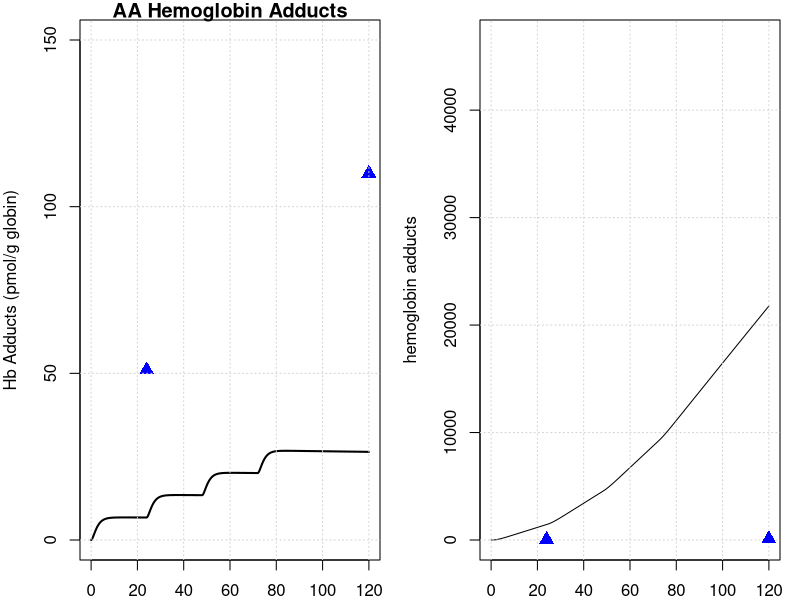
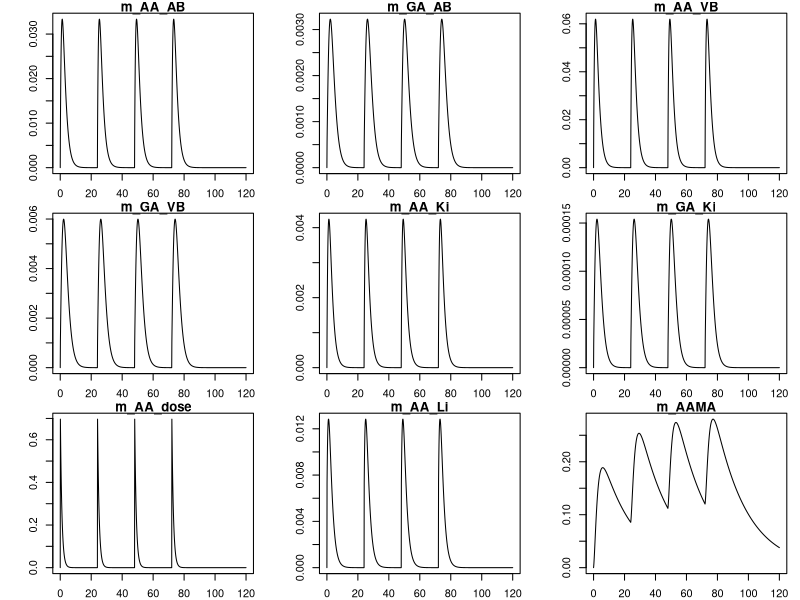
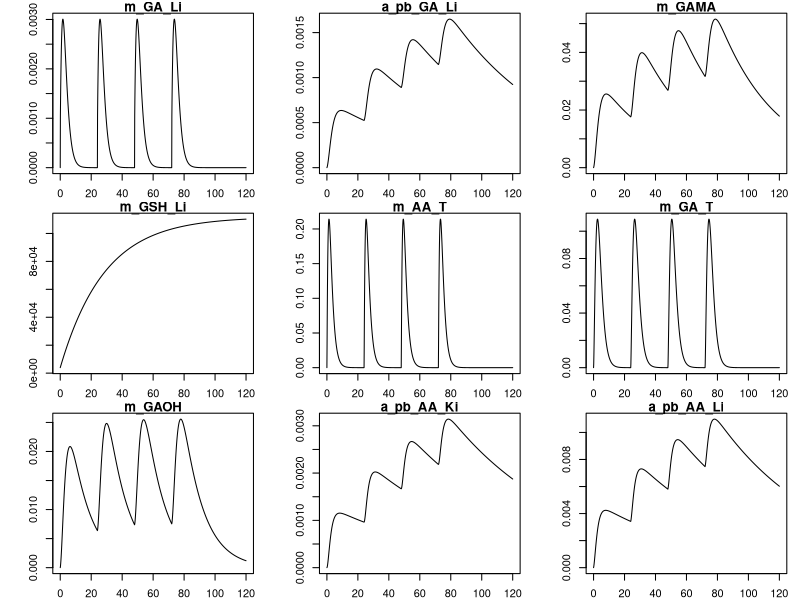
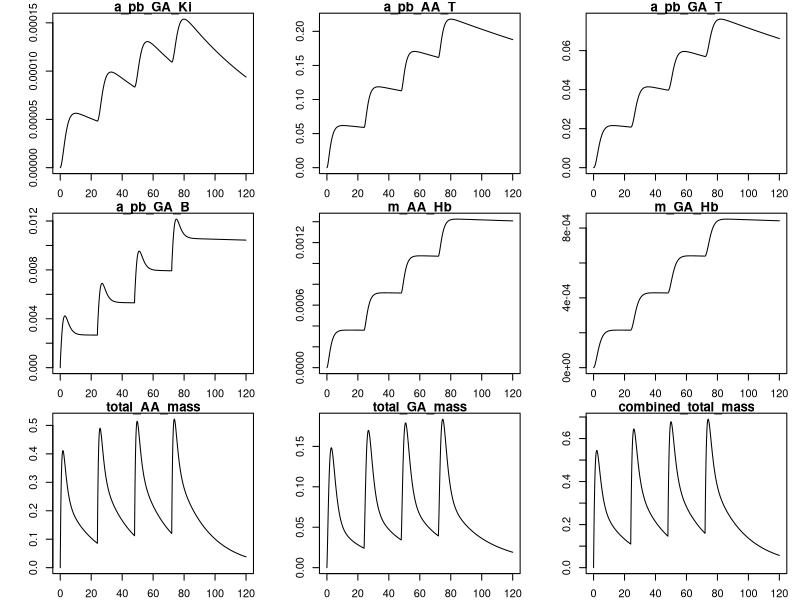
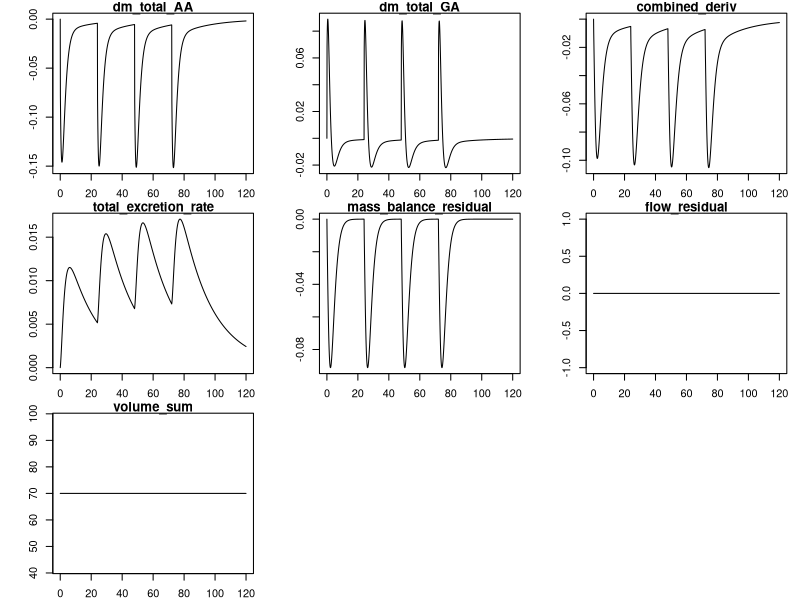
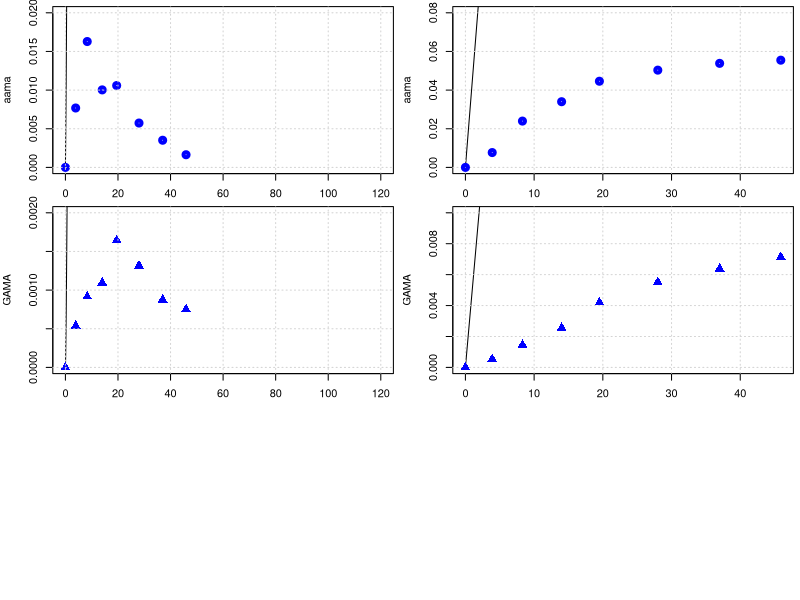

Here is the R script that generated these plots, in order:
library(deSolve)
library(minpack.lm)
graphics.off()

# body weight in kg
BW = 70 
# fractions of BW
##https://journals.sagepub.com/doi/pdf/10.1177/ANIB_32_3-4
F_B = 0.079 
F_B_AB = 0.35 #fraction: arterial blood of blood volume

F_B_VB = 0.65 #fraction: venous blood of blood volume
F_Li = 0.026
F_Ki = 0.0044
F_T = 1-(F_B+F_Li+F_Ki)
# organ volumes in L
V_AB <- BW*F_B*F_B_AB 
V_VB <- BW*F_B*F_B_VB 

V_T <- BW*F_T
V_Ki <- BW*F_Ki
V_Li <- BW*F_Li
# cardiac output in L/(kg*h)
##https://journals.sagepub.com/doi/pdf/10.1177/ANIB_32_3-4
QCC = 16        #12.5 # maybe 14 or 6.5 check?
Q_C = QCC*BW^0.75
#FQ_P = 2.5/100 Trine: We don't have a lung compartment in this model
FQ_Li = 0.255
FQ_Ki = 0.19 #total - there is also an aterial flow rate 
FQ_T = 1 -( FQ_Li + FQ_Ki) # +FQ_P) Trine: We don't have a lung compartment in this model
Q_Li <- Q_C*FQ_Li
Q_Ki <- Q_C*FQ_Ki
Q_T <- Q_C*FQ_T

MW_aa = 71   # mg/mmol
MW_ga = 87   # mg/mmol
MW_GSH = 307.32 # mg/mmol
k_0_GSH = 7   # from Sweeney paper.
MW_GSH = 307.32     # mg/mmol

# partition coefficient 
pAA_TB = .2        # Tissue::blood partition AA, Sweeney et al (2010) paper
pAA_KiB = 0.8      # Kidney::blood partition AA, Sweeney et al (2010) paper
pAA_LiB = 0.4      # liver::blood partition AA, Sweeney et al (2010) paper
# Maybe we said it earlier and these parameters are not sensitive to the model, but from which paper did you get the values of these partition coefs., 
# in the paper of Sweeney and of Li are different pAA_LiB = 0.4 and pAA_KiB = 0.8.

# reaction rate constants 
k_AAuptake = 1 #1/h

k_onAA_T = 0.028  #1/h     # we took it from Sweenney
k_onAA_B = 0.036  #1/h
k_onAA_Li = 0.71 #1/h
k_onAA_Ki = 0.13 #1/h

# from 0.23 to 0.35
k_cl_GSH = 0.035   # 1/h   #  Reed et al. 2008 'A mathematical model of glutathione metabolism'
# doi:10.1186/1742-4682-5-8

# k_onAA_GSH = 0.55 # L/(mmol h)
# check, we do not use it any more.
k_exc_AAMA = 0.049  ## ##MK Furh et al. report on Elimination half-life of AAMA as ~17.4 h, then k_exc_AAMA=0.0398 h-1#
# 'Toxicokinetics of acrylamide in humans after ingestion of a defined dose in a test meal to improve risk assessment for acrylamide carcinogenicity'
# DOI: 10.1158/1055-9965.EPI-05-0647
# 0.049 #1/h or 0.13 # this will change the shape

# Maximum velocity for enzymatic reaction 
V_max_p450 = 9 /MW_aa*BW^0.7  # mg/h  from Sweenney paper, checked!
# maximum rate of GA and AA conjugation with GSH (mg/(h BW^0.7))
Vmax_AA_GSH <- 24*BW^0.7 # from the Sweeny  fitted   mg/h

# +++++++++++++++++++++++++++++++++++++++++++++++++++++++++++++++++
# PARAMETERS FOR GA
# +++++++++++++++++++++++++++++++++++++++++++++++++++++++++++++++++
# partition coefficient
pGA_TB = 1.35 # Have been calculated from the Doerge et al 2005 paper on TK in mice
pGA_LiB = 0.63 # Have been calculated from the Doerge et al 2005 paper on TK in mice
pGA_KiB = .3

#k_onGA_GSH = 0.8 #L/(mmol h)
k_onGA_T = 0.69        #1/h
k_onGA_B = 0.108       #1/h
k_onGA_Ki = k_onAA_T/2 #1/h
k_onGA_Li = 0.115      #1/h

k_exc_GAMA = 0.027   ##MK Furh et al. report on Elimination half-life of GAMA: ~25.1 hours, then k_exc_GAMA = 0.0276 h-1##  
# 0.077 #1/h  # or 0.027 # from sweeney # 
k_exc_GAOH = 0.077     # 1/h  # from sweeney
# (removed as no longer used) k_exc_GA <- .4         # 1/h Q_Ki*0.025

# Maximum velocity for enzymatic reaction 
V_max_EH = 20 *BW^0.7  
KM_p450 = 10.0
KM_EH = 100.0
# maximum rate of GA and AA conjugation with GSH (mg/(h BW^0.7))
Vmax_GA_GSH <- 20*BW^0.7 # from the Sweeny ( Vmax_GC2 )  fitted   mg/h

KMG1 = 50  #!Km with respect to AA for GSH conjugation mg/L (from Sweeny code) 
# Trine: This should be mg. Delete the term MW_aa
# Sweeney has this parameter for rats ans 100 mg/L why did you use this number and why divived by MW??

KMGG = .1/MW_GSH        # !KM with respect to GSH for AA or GA conjugation with GSH mmol/L. Trine: should be mg/L
####and that this is 307 mg/L #This comment is wrong ignore
KMG2 = 100  #!Km with respect to GA for GSH conjugation mM. Trine: This should be mg. Delete the term MW_aa
# The same comment as for KMG1

# from the code, not from paper
KPT_Li = 0.015    # !'protein turnover rate in liver'# this is confimred in the exp. values of Sweeney
KPT_Ki = 0.013    # !'protein turnover rate in kidney'# 1/h this is 0.012 in Sweeney, I guess its not much of difference
#KPTR   = 1        # !'protein turnover rate in rpt'# this is 0.012 in Li et.al
KPTS   = 0.0039   # !'protein turnover rate in spt'# and this they have it 0.0051 Sweeney and Li 0.0012 refering to Sweeney
KPTRB  = 0.00035  # (correct by Maria)    # !'protein turnover rate in rbc'# how did we get that?
KPTPL  = 0.012    # !'protein turnover rate in plasma'# Sweeney has 0.012 for this value

kpb_Li = 0.1    #!protein binding in liver
kpbk_ki = 0.08   #!protein binding in kidney
kpbr1 = 0.08  # !protein binding in rpt
kpbs1 = 0.08   #!protein binding in spt
kpbrb1 = 0.01 # !protein binding in rbc (hemoglobin binding)
kpbpl1 = 0.01   #!protein binding in plasma 
reactratio = 2.0  #!reactivity ratio with protein, AA/GA
kpb_Li_2 = kpb_Li/reactratio    #!protein binding in liver
kpbk2 = kpbk_ki/reactratio    #!protein binding in kidney
kpbr2 = kpbr1/reactratio    #!protein binding in rpt
kpbs2 = kpbs1/reactratio    #!protein binding in spt
kpbrb2 = kpbrb1/reactratio  #!protein binding in rbc (hemoglobin binding)
kpbpl2 = kpbpl1/reactratio  #!protein binding in plasma 

# +++++++++++++++++++++++++++++++++++++++++++++++++++++++++++++++++
# CORRECTED HB ADDUCT PARAMETERS
# +++++++++++++++++++++++++++++++++++++++++++++++++++++++++++++++++

# 1. Total Globin Calculation (Standard Reference Man)
# Hb concentration ~150 mg/mL (or g/L). Blood Volume ~5 L.
Total_Globin_mg <- 150 * 5000 # = 750,000 mg

# 2. Formation Constants (L/h)
# Literature k_val = 7500 fmol / (mg_globin * mM_AA * h)
# Conversion logic: K (L/h) = k_val * Total_Globin * 1e-12
K_FORM_AA_VAL <- 7500 * Total_Globin_mg * 1e-12  # Result: ~0.0056 L/h

# Literature k_val_GA = 34000 fmol / (mg_globin * mM_GA * h)
K_FORM_GA_VAL <- 34000 * Total_Globin_mg * 1e-12 # Result: ~0.0255 L/h

# 3. Removal Constants (1/h)
# Adducts are removed with RBC turnover (Lifespan ~120 days)
# Should match KPTRB (Protein turnover in RBC)
K_REM_AA_VAL <- KPTRB # 0.00035
K_REM_GA_VAL <- KPTRB # 0.00035





# +++++++++++++++++++++++++++++++++++++++++++++++++++++++++++++++++
# create list of parameter
# +++++++++++++++++++++++++++++++++++++++++++++++++++++++++++++++++
params <- unlist(c(data.frame(pAA_TB, pAA_LiB, pAA_KiB,
                              pGA_TB, pGA_LiB, pGA_KiB,
                              k_onAA_T, k_onAA_B, k_onAA_Li,  k_onAA_Ki,
                              k_onGA_T, k_onGA_B, k_onGA_Li, k_onGA_Ki, 
                              k_exc_AAMA, k_exc_GAMA,
                              k_cl_GSH, V_max_p450, KM_p450, V_max_EH, KM_EH,
                              k_AAuptake)
))
yini <- c(m_AA_AB = 0.0, m_GA_AB = 0.0,      
          m_AA_VB = 0.0, m_GA_VB = 0.0,
          m_AA_Ki = 0.0, m_GA_Ki = 0.0, m_AA_dose = 0 ,
          m_AA_Li = 0.0, m_AAMA = 0.0, 
          m_GA_Li = 0.0, a_pb_GA_Li = 0.0,
          m_GAMA  = 0.0,       
          m_GSH_Li = k_0_GSH * V_Li * MW_GSH, 
          m_AA_T = 0.0, m_GA_T = 0.0,
          m_GAOH = 0.0, 
          a_pb_AA_Ki = 0,  a_pb_AA_Li = 0,
          a_pb_GA_Ki = 0, a_pb_AA_T = 0, 
          a_pb_GA_T = 0,
          a_pb_GA_B = 0,
          m_AA_Hb = 0.0,   # <-- AA-hemoglobin adduct
          m_GA_Hb = 0.0    # <-- GA-hemoglobin adduct
)
# ++++++++++++++++++++++++++++++++++++++++++++++++++++++++++++++++++
# PBPK model for Acrylamide (AA) with GA and mass-balance diagnostics
# ++++++++++++++++++++++++++++++++++++++++++++++++++++++++++++++++++
PBPKmodelAA <- function(t, state, parameter) {
  with(as.list(c(t, state, parameter)), {
    
    #----#---#  Model for AA  #---#---#
    # concentrations blood in the organs in mg/L
    c_AA_AB <- m_AA_AB / V_AB
    c_AA_VB <- m_AA_VB / V_VB
    c_AA_T  <- m_AA_T  / V_T
    c_AA_Li <- m_AA_Li / V_Li   
    c_AA_Ki <- m_AA_Ki / V_Ki
    
    c_GSH_Li <- m_GSH_Li / V_Li
    
    # units checked -> mg/h
    dm_AA_dose <- - k_AAuptake * m_AA_dose
    
    # Blood
    # units checked -> mg/h
    dm_AA_AB <- Q_C * (c_AA_VB - c_AA_AB) - k_onAA_B * m_AA_AB
    # suggest to change from - k_onAA_B * m_AA_AB to - k_onAA_B * c_AA_AB * V_AB
    dm_AA_VB <- Q_T * (c_AA_T / pAA_TB) + Q_Li * (c_AA_Li / pAA_LiB) + Q_Ki * (c_AA_Ki / pAA_KiB) -
      Q_C * c_AA_VB - k_onAA_B * m_AA_VB
    # similar change from suggest to change from - k_onAA_B * m_AA_VB to - k_onAA_B * c_AA_VB * V_VB
    # overall turnover / bound pool in blood (diagnostic of binding turnover)
    
    # I suggest we write that
    #V_RBC_AB <- V_AB * F_BC
    #V_RBC_VB <- V_VB * F_BC
    #F_BC <- 0.44  # Fraction of blood volume that is RBCs, Hematocrit
    
    # RBC volumes in arterial and venous blood
    #c_pb_AA_AB <- a_pb_AA_AB / V_RBC_AB  
    #c_pb_AA_VB <- a_pb_AA_VB / V_RBC_VB  
    
    # Arterial RBC binding, turn over and exchange
    #da_pb_AA_AB <- kpbrb1 * c_AA_AB * V_RBC_AB - a_pb_AA_AB * KPTRB + Q_C * (c_pb_AA_VB - c_pb_AA_AB)
    
    # Venous RBC binding 
    #da_pb_AA_VB <- kpbrb1 * c_AA_VB * V_RBC_VB - a_pb_AA_VB * KPTRB + Q_C * (c_pb_AA_AB - c_pb_AA_VB)
    
    
    # !terminal valine hemoglobin adducts
    
    # we define m_AA_Hb in unit as "fenta gram" adducts per mg globin
    dm_AA_Hb <- K_FORM_AA_VAL * c_AA_VB - K_REM_AA_VAL * m_AA_Hb
    # "fenta gram" adducts per mg globin
    
    
    
    # Kidney
    dm_AA_Ki <- Q_Ki * c_AA_AB - Q_Ki * (c_AA_Ki / pAA_KiB) - k_onAA_Ki * m_AA_Ki
    # protein turnover AA in Kidney
    da_pb_AA_Ki <- kpbk_ki * m_AA_Ki - a_pb_AA_Ki * KPT_Ki
    
    # liver metabolism (AA -> GA via P450 and AA -> AAMA via GSH conjugation)
    metAA_GSH  <- Vmax_AA_GSH * c_AA_Li * c_GSH_Li / ((KMG1 + c_AA_Li) * (KMGG + c_GSH_Li))
    metAA_P450 <- V_max_p450 * MW_aa * c_AA_Li / (KM_p450 + c_AA_Li)
    
    # Liver mass balance for AA
    dm_AA_Li <- Q_Li * (c_AA_AB - c_AA_Li / pAA_LiB) + k_AAuptake * m_AA_dose -
      k_onAA_Li * m_AA_Li - metAA_P450 - metAA_GSH
    # protein turnover AA in Liver
    da_pb_AA_Li <- kpb_Li * m_AA_Li - a_pb_AA_Li * KPT_Li
    
    # Tissue
    dm_AA_T <- Q_T * (c_AA_AB - c_AA_T / pAA_TB) - k_onAA_T * m_AA_T
    # protein turnover AA in Tissue
    da_pb_AA_T <- kpbs1 * m_AA_T - a_pb_AA_T * KPTS
    
    # Urine / metabolite AAMA (from AA via GSH conjugation)
    dm_AAMA <- metAA_GSH - m_AAMA * k_exc_AAMA
    
    
    ########################################################################################
    #-GA-#-GA-#  Model for GA  #-GA-#-GA-#    
    # concentrations blood in the organs in mg/L
    c_GA_AB <- m_GA_AB / V_AB
    c_GA_VB <- m_GA_VB / V_VB
    c_GA_T  <- m_GA_T  / V_T
    c_GA_Li <- m_GA_Li / V_Li
    c_GA_Ki <- m_GA_Ki / V_Ki
    
    # Blood
    dm_GA_AB <- Q_C * (c_GA_VB - c_GA_AB) - k_onGA_B * m_GA_AB
    dm_GA_VB <- Q_T * (c_GA_T / pGA_TB) + Q_Li * (c_GA_Li / pGA_LiB) + Q_Ki * (c_GA_Ki / pGA_KiB) -
      Q_C * c_GA_VB - k_onGA_B * m_GA_VB
    
    # overall turnover / bound pool in blood (diagnostic of binding turnover)
    da_pb_GA_B <- k_onGA_B * c_GA_AB - a_pb_GA_B * KPTRB + Q_C * (c_GA_VB - c_GA_AB)
    
    # hemoglobin
    dm_GA_Hb <- K_FORM_GA_VAL * c_GA_VB - K_REM_GA_VAL * m_GA_Hb
    
    
    # Kidney
    dm_GA_Ki <- Q_Ki * c_GA_AB - Q_Ki * (c_GA_Ki / pGA_KiB) - k_onGA_Ki * m_GA_Ki
    da_pb_GA_Ki <- kpbk_ki * m_GA_Ki - a_pb_GA_Ki * KPT_Ki
    
    # Liver metabolism for GA (and formation from AA via p450)
    metGA_GSH <- Vmax_GA_GSH * c_GSH_Li * c_GA_Li / ((c_GA_Li + KMG2) * (c_GSH_Li + KMGG))
    metGA_EH  <- V_max_EH  * c_GA_Li / (KM_EH + c_GA_Li)
    
    dm_GA_Li <- Q_Li * (c_GA_AB - c_GA_Li / pGA_LiB) - k_onGA_Li * m_GA_Li +
      metAA_P450 - metGA_GSH - metGA_EH
    # protein turnover GA in Liver
    da_pb_GA_Li <- kpb_Li_2 * m_GA_Li - a_pb_GA_Li * KPT_Li
    
    # GA metabolites (excretable)
    dm_GAMA  <- metGA_GSH - m_GAMA * k_exc_GAMA
    dm_GAOH  <- metGA_EH  - m_GAOH * k_exc_GAOH
    
    # Tissue
    dm_GA_T <- Q_T * (c_GA_AB - c_GA_T / pGA_TB) - k_onGA_T * m_GA_T
    da_pb_GA_T <- kpbs2 * m_GA_T - a_pb_GA_T * KPTS
    
    # GSH pool in liver (consumed by both AA and GA conjugation)
    dm_GSH_Li <- k_0_GSH * V_Li * MW_GSH - k_cl_GSH * m_GSH_Li - metAA_GSH - metGA_GSH
    
    
    
    
    # -------------------------------------------------------------------------
    # Mass-balance diagnostics (do not change dynamics; returned as named outputs)
    # Total mass pools (AA, GA, and combined AA+GA + metabolites)
    total_AA_mass <- m_AA_AB + m_AA_VB + m_AA_T + m_AA_Li + m_AA_Ki + m_AAMA
    total_GA_mass <- m_GA_AB + m_GA_VB + m_GA_T + m_GA_Li + m_GA_Ki + m_GAMA + m_GAOH
    
    # Rate of change of total AA (sum of AA derivatives)
    dm_total_AA <- dm_AA_dose + dm_AA_AB + dm_AA_VB + dm_AA_T + dm_AA_Li + dm_AA_Ki + dm_AAMA
    # Rate of change of total GA (sum of GA derivatives)
    dm_total_GA <- dm_GA_AB + dm_GA_VB + dm_GA_T + dm_GA_Li + dm_GA_Ki + dm_GAMA + dm_GAOH
    
    # Combined pool derivative (AA + GA + excretable metabolites)
    combined_deriv <- dm_total_AA + dm_total_GA
    
    # Total excretion (rate at which mass leaves the modeled system)
    total_excretion_rate <- m_AAMA * k_exc_AAMA + m_GAMA * k_exc_GAMA + m_GAOH * k_exc_GAOH
    
    # For perfect mass conservation: combined_deriv + total_excretion_rate should be ~ 0
    # (because conversions AA->GA are internal transfers; only excretion removes mass)
    mass_balance_residual <- combined_deriv + total_excretion_rate
    
    # Flow/volume diagnostics
    flow_residual <- Q_C - (Q_T + Q_Li + Q_Ki)   # if non-zero, flows don't sum to cardiac output
    volume_sum    <- V_AB + V_VB + V_T + V_Li + V_Ki  # check if sum matches expected total blood/tissue volume
    
    # -------------------------------------------------------------------------
    # Return: first element must be vector of derivatives (in the same order as `state`)
    derivs <- c(
      dm_AA_AB,    dm_GA_AB,   
      dm_AA_VB,    dm_GA_VB,
      dm_AA_Ki,    dm_GA_Ki,   dm_AA_dose,
      dm_AA_Li,    dm_AAMA,
      dm_GA_Li,    da_pb_GA_Li, dm_GAMA,
      dm_GSH_Li,   dm_AA_T,     dm_GA_T,
      dm_GAOH,
      da_pb_AA_Ki, da_pb_AA_Li,
      da_pb_GA_Ki, da_pb_AA_T, 
      da_pb_GA_T,
      da_pb_GA_B,
      dm_AA_Hb ,   # <-- AA-hemoglobin adduct
      dm_GA_Hb     # <-- GA-hemoglobin adduct
    )
    
    # Named diagnostics returned as additional items (deSolve will include them in output)
    return(list(
      derivs,
      total_AA_mass = total_AA_mass,
      total_GA_mass = total_GA_mass,
      combined_total_mass = total_AA_mass + total_GA_mass,
      dm_total_AA = dm_total_AA,
      dm_total_GA = dm_total_GA,
      combined_deriv = combined_deriv,
      total_excretion_rate = total_excretion_rate,
      mass_balance_residual = mass_balance_residual,
      flow_residual = flow_residual,
      volume_sum = volume_sum
    ))
  })
}
PBPKmodelAA <- compiler::cmpfun(PBPKmodelAA)

# ++++++++++++++++++++++++++++++++++++++++++++++++++++++++++++++++++
# manual readout from Vikstrom 2011 InVitroAcrylamide
# ++++++++++++++++++++++++++++++++++++++++++++++++++++++++++++++++++

n_days = 5  # simulate for 5 days
times <- seq(from = 0, to = n_days * 24   , by = 0.1)
diet <- data.frame(var = "m_AA_dose", method = "add",   #  24* c(0:(n_days/2))
                   time = c(0, 24, 48, 72 ),  value = 11 *BW /1000 ) #  0.5 *BW /1000   # dose of 0.05 microg/kg bw
out <- ode(y = yini, times = times, func = PBPKmodelAA, parms = params, events = list(data = diet))

# Calculate Unit Conversion Factor: mg (model) -> pmol/g globin (y-axis)
Total_Globin_mg <- 150 * 5000 # = 750,000 mg
# Factor = (1e9 pmol/mmol) / (MW_aa_mg/mmol * Total_Globin_g)
Total_Globin_g <- Total_Globin_mg / 1000 # 750 g
conv_factor_AA <- 1e9 / (MW_aa * Total_Globin_g) 
conv_factor_GA <- 1e9 / (MW_ga * Total_Globin_g)

par(mfrow=c(1,2),mar=c(2,4,1,1))
# plot for hemoglobin adducts AA 
plot(out[,'time'], 
     out[,'m_AA_Hb'] * conv_factor_AA ,  # 6.53×10^6
     type = 'l', lwd=2,  xlab = 'Time (hours)',    ylab = 'Hb Adducts (pmol/g globin)', 
     main = 'AA Hemoglobin Adducts',    ylim = c(0, 150)) # Adjusted ylim to typical range (0-150)
# Add reference points (ensure these values are also in pmol/g globin)
points(c(24, 120), c(51, 110), col="blue", cex = 1.5, pch = 17) ; grid()

plot(out[,'time'],
     cumsum( out[,'m_AA_Hb'] * conv_factor_AA ),
     type = 'l',xlab = '', ylab = 'hemoglobin adducts', 
     ylim = c(0, 5*max(out[,'m_AA_Hb']) )* 6.53 * 10^6 ); grid()
points(  c(24, 120), c( 51, 110 )  , col="blue",cex = 1.5, pch = 17)













cat('Press ENTER to plot more:............'); plot(out)


yobs_urine <- data.frame(
  time = c(0.0, 3.9, 8.3, 14, 19.5, 28, 37, 45.9),
  AAMA = c(0.0/1000000, 32.8/1000000, 69.5/1000000, 42.8/1000000, 45.2/1000000, 24.5/1000000, 15/1000000, 7/1000000)*234.28, #https://pubchem.ncbi.nlm.nih.gov/compound/N-Acetyl-S-_2-carbamoylethyl_-L-cysteine
  GAMA = c(0.0, 2.15*1e-6, 3.66*1e-6, 4.38*1e-6, 6.57*1e-6, 5.26*1e-6, 3.50*1e-6, 3.0*1e-6)*250.27
)


# plot for AAMA in urinary
par(mfrow=c(3,2),mar=c(2,4,.5,.5))
plot(out[,'time'], out[,'m_AAMA']   ,type = 'l',xlab = 'time', ylab = 'aama', ylim = c(0,.02) )
points(yobs_urine$time, yobs_urine$AAMA , col="blue", lwd = 4) ; grid()
time_points_measure_unrine = c(1, 40, 84, 141, 196, 280 , 371, 460)
tamtam = out[,'m_AAMA'][time_points_measure_unrine ]
plot(yobs_urine$time, cumsum( tamtam ),type = 'l', ylab = 'aama', ylim = c(0,.08), xlab = 'time' ); grid()
points(yobs_urine$time, cumsum(yobs_urine$AAMA) , col="blue", lwd = 4)

# plot for GAMA 
plot(out[,'time'], out[,'m_GAMA']  ,type = 'l',xlab = '', ylab = 'GAMA', ylim = c(0,.002) )
points(yobs_urine$time, yobs_urine$GAMA , col="blue", cex = 1.5, pch = 17); grid()
time_points_measure_unrine = c(1, 40, 84, 141, 196, 280 , 371, 460)
tamtam = out[,'m_GAMA'][time_points_measure_unrine ]
plot(yobs_urine$time, cumsum( tamtam ),type = 'l',xlab = '', ylab = 'GAMA', ylim = c(0,.01) ); grid()
points(yobs_urine$time, cumsum(yobs_urine$GAMA) , col="blue",cex = 1.5, pch = 17)
